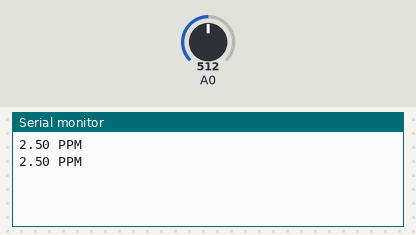
This sketch was run on a simulated ESP8266 (NodeMCU). Parts: the last lines printed to the serial monitor. The test bench sets the inputs (shaded band); at power-on: A0 = 512.

Above: at 1.8 s.
1.9 s: A0 set to 716
At 2.8 s:
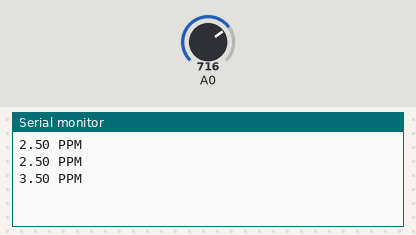
3.4 s: A0 set to 900
At 4.7 s:
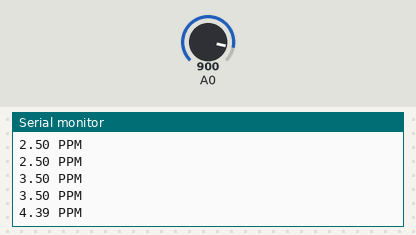
Timing chart, 0 to 6.4 s (numbered marks = the images above; inputs shaded):
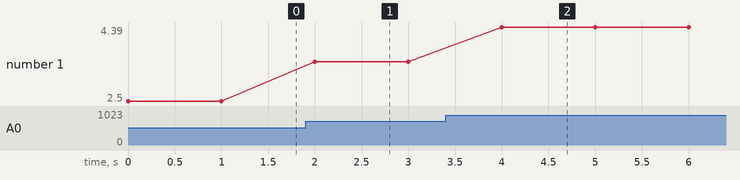

The sketch:

main.ino
```cpp
#include <MQ135.h>

#include <ESP8266WiFi.h>
#include <Wire.h>
#include <OneWire.h>

const int gasSensor =0;
void setup(){
  Serial.begin(9600);      // sets the serial port to 9600
}
void loop(){
  float voltage;
  voltage = getVoltage(gasSensor);

  Serial.print(voltage);
  Serial.println(" PPM");
  delay(1000);
}

float getVoltage(int pin){
  return (analogRead(pin) * 0.004882814);
  // This equation converts the 0 to 1023 value that analogRead()
  // returns, into a 0.0 to 5.0 value that is the true voltage
  // being read at that pin.
}
```

Measured:
- after the input at 1.9 s, the serial monitor: prints a new line after 0.10 s (image 1)
- after the input at 3.4 s, the serial monitor: prints a new line after 0.60 s (image 2)
- plotted number 1: 2.5 → 3.5 after the input at 1.9 s, 3.5 → 4.39 after the input at 3.4 s
